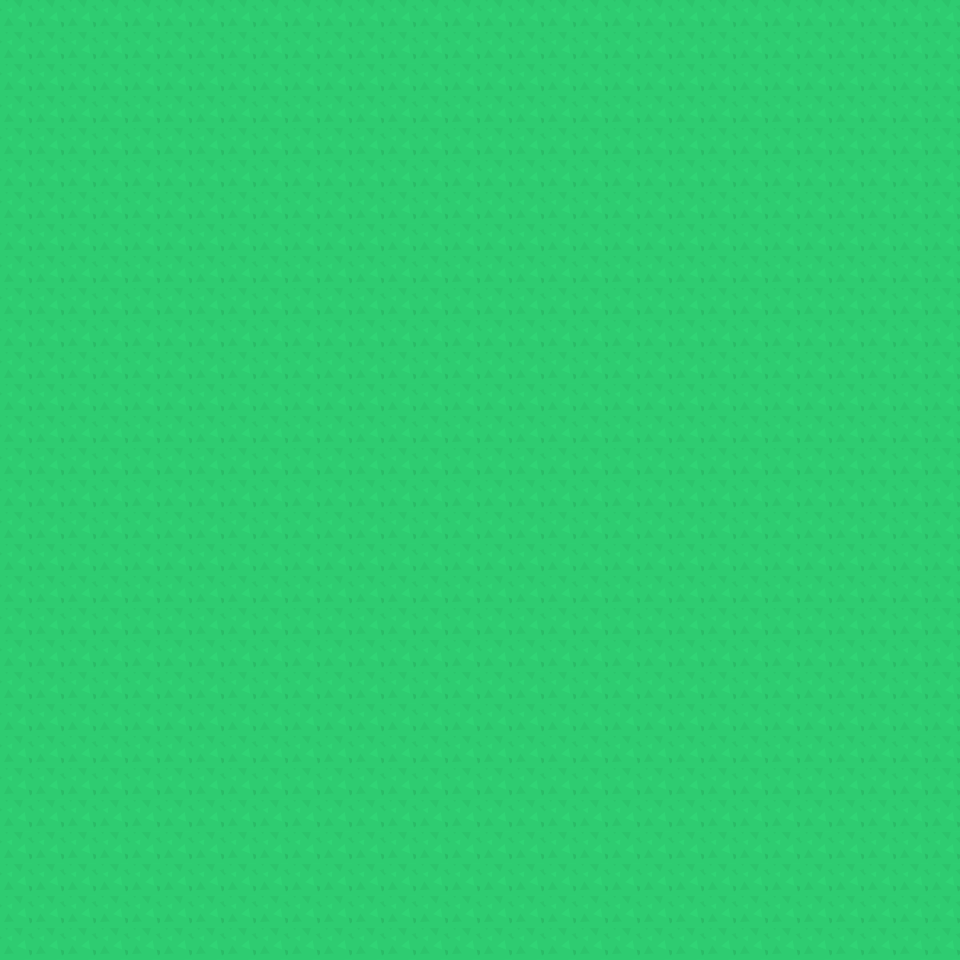

Below is a game level as drawn by its tile map, then a one-line description and the .tmx that defines it (tile-layer data replaced by summaries):
An orthogonal 30x30 tile map with 32x32 px tiles, 1 tile layer (Слой тайлов 1).

<map version="1.10" tiledversion="1.11.2" orientation="orthogonal" renderorder="right-down" width="30" height="30" tilewidth="32" tileheight="32" infinite="0" nextlayerid="2" nextobjectid="1">
 <tileset firstgid="1" source="травка2.tsx" />
 <layer id="1" name="Слой тайлов 1" width="30" height="30">
  <data>[900 cells, 900 non-empty, 1 distinct tile ids]</data>
 </layer>
</map>
